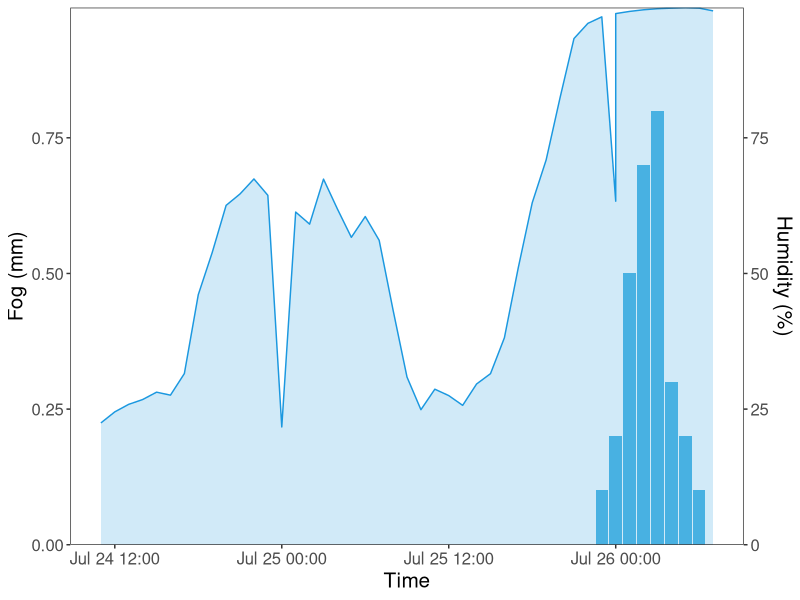
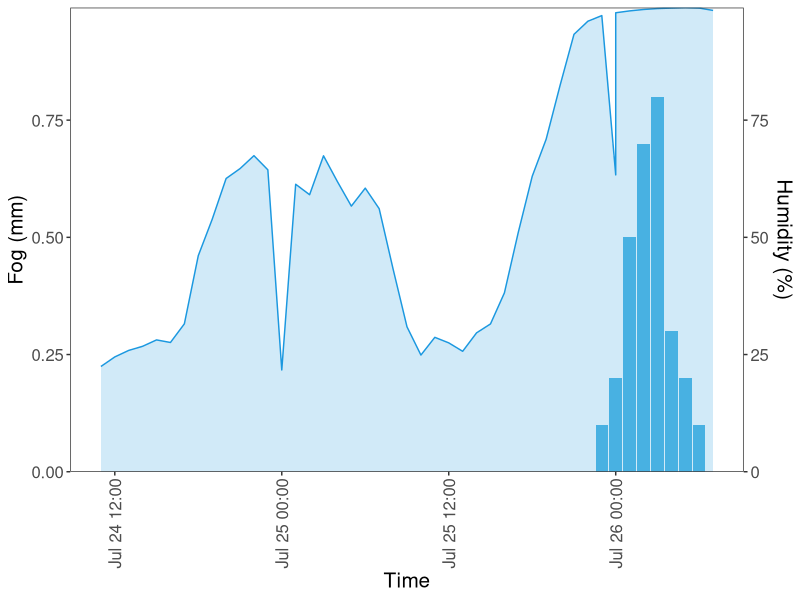

Write the R code that produced these figures, in order.
setwd("/Users/Siena/Desktop/microclimate")

library(tidyverse)

#import dataset
weather_phase1 =read.csv("Gobabebmet_phase1.csv",header=TRUE)

# Value used to transform the data
coeff <- 100

weather_phase1$Datetime <- as.POSIXct(weather_phase1$Datetime, format = "%m/%d/%y %H:%M")

p1 <- ggplot(weather_phase1, aes(x=Datetime)) +
  geom_bar(aes(y=Fog), stat = "identity", fill='#54b8e3') +
  geom_line(aes(y=Humidity / coeff), color = "#1b98e0") +
  geom_area(aes(y=Humidity / coeff), fill = "#1b98e0", alpha=0.2) +
  ylim(0,1) +
  scale_x_datetime(labels=format("%H:%M"), expand=c(0,0)) +
  xlim(c(as.POSIXct('07/24/22 11:00', format = "%m/%d/%y %H:%M"),
        as.POSIXct('07/26/22 7:00', format = "%m/%d/%y %H:%M"))) +
  scale_y_continuous(name = "Fog (mm)", sec.axis = sec_axis(~.*coeff, name="Humidity (%)"),expand=c(0,0)) +
  xlab("Time") + 
  ylab("Fog (mm)") +
  theme_bw() +
  theme(text = element_text(size = 15)) +
  theme(panel.grid.major = element_blank()) +
  theme(panel.grid.minor = element_blank())
p1
p1 + theme(axis.text.x = element_text(angle = 90, vjust = 0.5, hjust=1))

